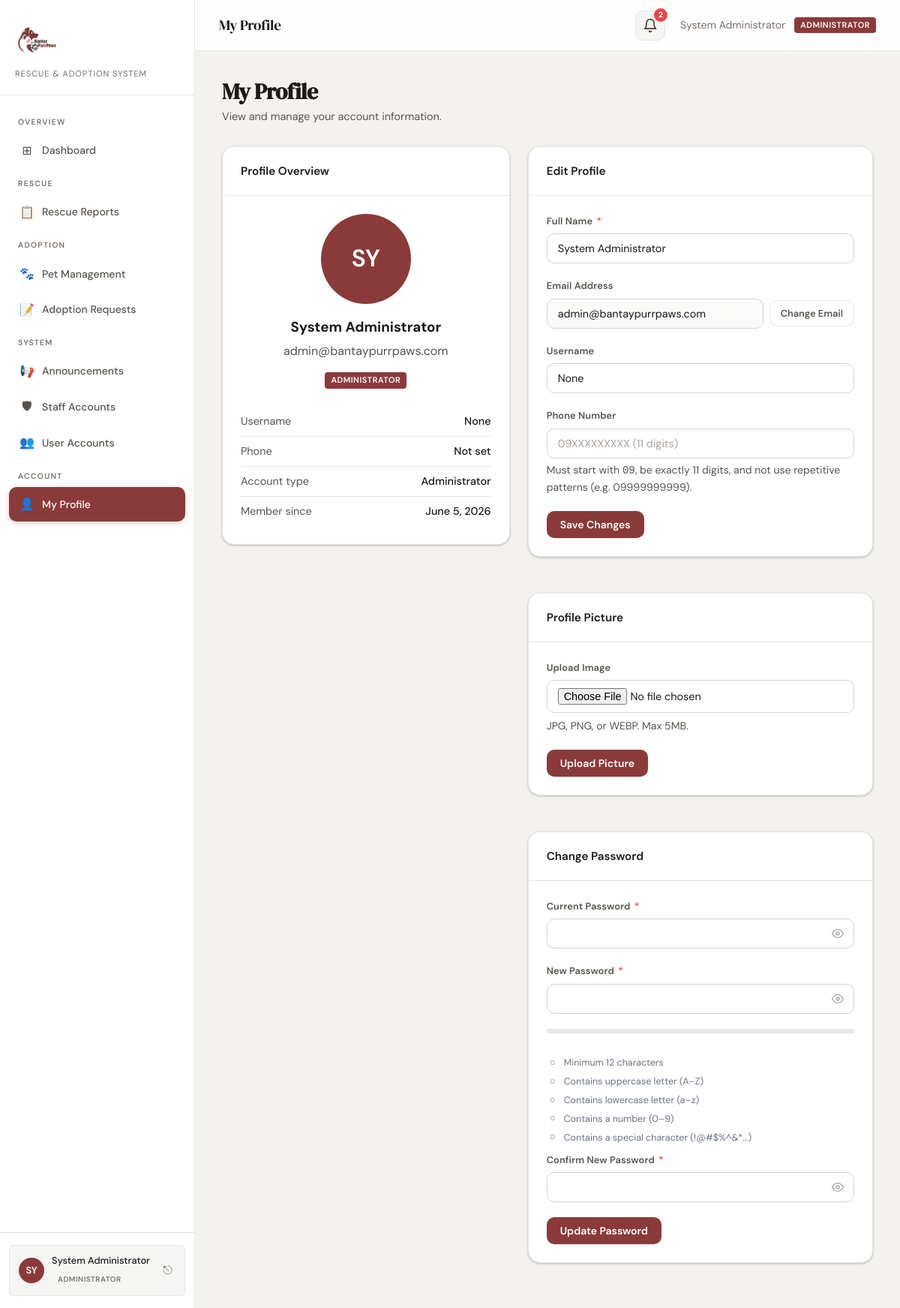
Before: /profile.php (signed in) with the older database file.
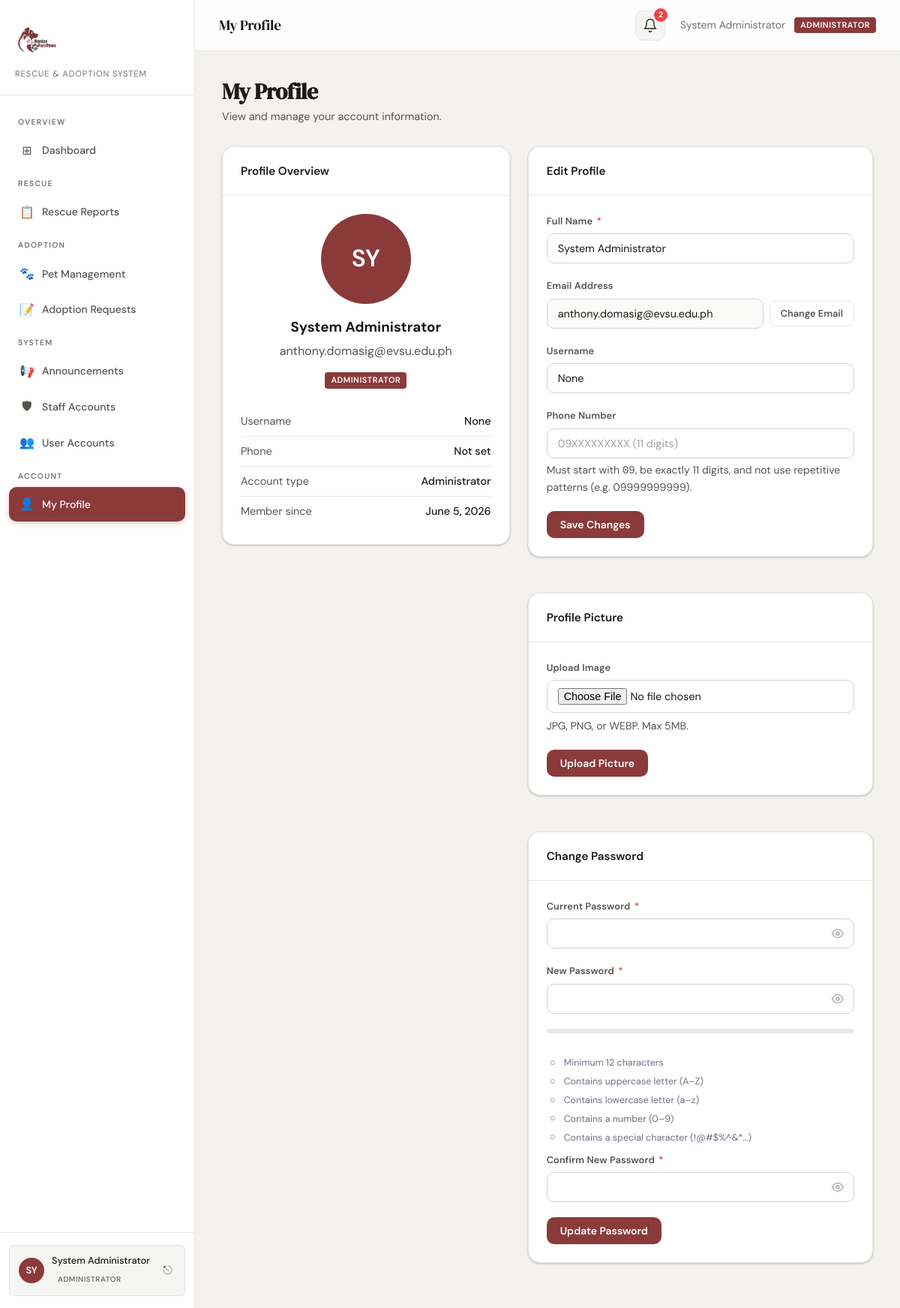
After: the same page with the newer database file.
### tables this page shows
CREATE TABLE IF NOT EXISTS users (
    id INT AUTO_INCREMENT PRIMARY KEY,
    full_name VARCHAR(150) NOT NULL,
    email VARCHAR(512) NOT NULL,
    email_hash VARCHAR(64) DEFAULT NULL,
    password VARCHAR(255) DEFAULT NULL,
    role ENUM('user', 'staff', 'admin') NOT NULL DEFAULT 'user',
    google_id VARCHAR(128) DEFAULT NULL,
    avatar_url VARCHAR(512) DEFAULT NULL,
    email_verified TINYINT(1) NOT NULL DEFAULT 0,
    auth_provider ENUM('local', 'google') NOT NULL DEFAULT 'local',
    username VARCHAR(50) DEFAULT NULL,
    phone_number VARCHAR(20) DEFAULT NULL,
    profile_picture VARCHAR(512) DEFAULT NULL,
    created_at TIMESTAMP DEFAULT CURRENT_TIMESTAMP,
    updated_at TIMESTAMP DEFAULT CURRENT_TIMESTAMP ON UPDATE CURRENT_TIMESTAMP,
    UNIQUE KEY uk_users_email_hash (email_hash),
    UNIQUE KEY uk_users_username (username)
);

### includes/paths.php (called while the page is built, shortened)
<?php
function app_base(): string {
    static $base = null;
    if ($base !== null) {
        return $base;
    }
    $docRoot = realpath($_SERVER['DOCUMENT_ROOT'] ?? '');
    $appRoot = realpath(dirname(__DIR__));
    $docRoot = str_replace('\\', '/', $docRoot);
    $appRoot = str_replace('\\', '/', $appRoot);
    if (str_starts_with($appRoot, $docRoot)) {
        $base = rtrim(substr($appRoot, strlen($docRoot)), '/');
    } else {
        $base = '';
    }
    return $base;
}
function url(string $path = ''): string {
    $path = ltrim(str_replace('\\', '/', $path), '/');
    $base = app_base();
    return ($base === '' ? '' : $base) . '/' . $path;
}

### includes/auth.php (called while the page is built, shortened)
<?php
require_once __DIR__ . '/db.php';
require_once __DIR__ . '/paths.php';
require_once __DIR__ . '/sensitive-data.php';
function sessionCookiePath(): string {
    $base = app_base();
    return $base === '' ? '/' : $base;
}
function currentUser() {
    return [
        'id'       => $_SESSION['user_id']   ?? null,
        'name'     => $_SESSION['full_name'] ?? '',
        'email'    => $_SESSION['email']     ?? '',
        'role'     => $_SESSION['role']      ?? 'user',
        'avatar'   => $_SESSION['avatar']    ?? '',
        'username' => $_SESSION['username']  ?? '',
        'phone'    => $_SESSION['phone']      ?? '',
    ];
}
function roleLabel(?string $role = null): string {
    $role = $role ?? ($_SESSION['role'] ?? 'user');
    return match ($role) {
        'admin' => 'Administrator',
        'staff' => 'Staff',
        default => 'User',
    };
}
function roleBadgeClass(?string $role = null): string {
    $role = $role ?? ($_SESSION['role'] ?? 'user');
    return match ($role) {
        'admin' => 'role-administrator',
        'staff' => 'role-staff',
        default => 'role-user',
    };
}

### includes/db.php (called while the page is built, shortened)
<?php
function getDB(): PDO
{
    if ($GLOBALS['_bantay_pdo'] instanceof PDO) {
        return $GLOBALS['_bantay_pdo'];
    }
    $host = 'sql103.infinityfree.com';
    $port = '3306';
    $name = 'if0_42111065_bantaypurrpaws';
    $user = 'if0_42111065';
    $pass = 'wottaberu1113';
    $dsn = sprintf('mysql:host=%s;port=%s;dbname=%s;charset=utf8mb4', $host, $port, $name);
    try {
        $pdo = new PDO($dsn, $user, $pass, [
            PDO::ATTR_ERRMODE            => PDO::ERRMODE_EXCEPTION,
            PDO::ATTR_DEFAULT_FETCH_MODE => PDO::FETCH_ASSOC,
            PDO::ATTR_EMULATE_PREPARES   => false,
        ]);
    } catch (PDOException $e) {
        error_log('BantayPurrPaws MySQL connection failed: ' . $e->getMessage());
        throw new RuntimeException('Database connection failed.', 0, $e);
    }
    return $pdo;
}
function sanitize(?string $value): string
{
    return htmlspecialchars(strip_tags(trim((string) ($value ?? ''))), ENT_QUOTES, 'UTF-8');
}

### includes/users.php (called while the page is built, shortened)
<?php
require_once __DIR__ . '/auth.php';
require_once __DIR__ . '/sensitive-data.php';
function ensureUserProfileSchema(): void {
    try {
        $pdo      = getDB();
        $existing = [];
        foreach ($pdo->query('SHOW COLUMNS FROM `users`')->fetchAll(PDO::FETCH_ASSOC) as $col) {
            $existing[$col['Field']] = true;
        }
        $alters = [];
        if (!isset($existing['permissions_changed_at'])) {
            $alters[] = 'ADD COLUMN `permissions_changed_at` DATETIME DEFAULT NULL';
        }
        if ($alters !== []) {
            $pdo->exec('ALTER TABLE `users` ' . implode(', ', $alters));
        }
        $hasUsername = isset($existing['username']);
        if ($hasUsername) {
            $indexes = $pdo->query('SHOW INDEX FROM `users` WHERE Key_name = \'uk_users_username\'')->fetchAll();
        }
    } catch (Throwable $e) {
        error_log('ensureUserProfileSchema: ' . $e->getMessage());
    }
}
function getUserById(int $id): ?array {
    ensureUserProfileSchema();
    try {
        $stmt = getDB()->prepare('SELECT * FROM users WHERE id = ? LIMIT 1');
        $stmt->execute([$id]);
        $row = $stmt->fetch(PDO::FETCH_ASSOC);
        return $row ? normalizeUserRecord(hydrateUserSensitiveFields($row)) : null;
    } catch (Throwable $e) {
        error_log('getUserById(' . $id . '): ' . $e->getMessage());
        $row = db_select('users', 'id=eq.' . $id . '&limit=1', true);
        return $row ? normalizeUserRecord(hydrateUserSensitiveFields($row)) : null;
    }
}
function normalizeUserRecord(array $user, ?array $fallback = null): array {
    $fallback = $fallback ?? [];
    return [
        'id'              => (int) ($user['id'] ?? $fallback['id'] ?? 0),
        'full_name'       => (string) ($user['full_name'] ?? $fallback['full_name'] ?? $fallback['name'] ?? ''),
        'email'           => (string) ($user['email'] ?? $fallback['email'] ?? ''),
        'password'        => $user['password'] ?? null,
        'role'            => (string) ($user['role'] ?? $fallback['role'] ?? 'user'),
        'username'        => $user['username'] ?? $fallback['username'] ?? null,
        'phone_number'    => $user['phone_number'] ?? $fallback['phone'] ?? null,
        'profile_picture' => $user['profile_picture'] ?? null,
        'avatar_url'      => $user['avatar_url'] ?? null,
        'google_id'       => $user['google_id'] ?? null,
        'email_verified'  => $user['email_verified'] ?? 0,
        'auth_provider'   => $user['auth_provider'] ?? 'local',
        'created_at'      => $user['created_at'] ?? null,
        'updated_at'      => $user['updated_at'] ?? null,
    ];
}

### includes/sensitive-data.php (called while the page is built, shortened)
<?php
require_once __DIR__ . '/db.php';
function isEncryptedValue(?string $value): bool {
    return is_string($value) && str_starts_with($value, SENSITIVE_ENC_PREFIX);
}
function decryptSensitiveValue(string $stored): string {
    if (!isEncryptedValue($stored)) {
        return $stored;
    }
    $payload = base64_decode(substr($stored, strlen(SENSITIVE_ENC_PREFIX)), true);
    $nonce  = substr($payload, 0, SODIUM_CRYPTO_SECRETBOX_NONCEBYTES);
    $cipher = substr($payload, SODIUM_CRYPTO_SECRETBOX_NONCEBYTES);
    $plain  = sodium_crypto_secretbox_open($cipher, $nonce, sensitiveDataKey());
    return $plain;
}
function revealEmailFromRow(array $row): string {
    return decryptSensitiveValue((string) ($row['email'] ?? ''));
}
function revealPhoneFromRow(array $row): ?string {
    $phone = $row['phone_number'] ?? null;
    if ($phone === null || $phone === '') {
        return null;
    }
    $revealed = decryptSensitiveValue((string) $phone);
    return $revealed !== '' ? $revealed : null;
}
function hydrateUserSensitiveFields(array $user): array {
    $user['email']        = revealEmailFromRow($user);
    $user['phone_number'] = revealPhoneFromRow($user);
    return $user;
}

### profile.php (the view, shortened to what the rows shown need)
<?php
require_once __DIR__ . '/includes/auth.php';
require_once __DIR__ . '/includes/users.php';
$me            = currentUser();
$profileUser   = getUserById((int) $me['id']);
if ($profileUser) {
    $profileUser = normalizeUserRecord($profileUser, $me);
}
$picUrl = '';
require_once __DIR__ . '/includes/header.php';
?>
<div class="page-header">
    <h2>My Profile</h2>
</div>
<div class="profile-layout">
    <div class="card">
        <div class="card-body" style="text-align:center;">
            <div style="margin-bottom:1rem;">
                <?php if ($picUrl): ?>
                    <img src="<?= $picUrl ?>" alt="Profile picture"
                         style="width:120px;height:120px;border-radius:50%;object-fit:cover;border:3px solid var(--border);">
                <?php else: ?>
                    <div class="user-avatar" style="width:120px;height:120px;font-size:2rem;margin:0 auto;">
                        <?= strtoupper(substr($profileUser['full_name'] !== '' ? $profileUser['full_name'] : ($profileUser['email'] ?: 'U'), 0, 2)) ?>
                    </div>
                <?php endif; ?>
            </div>
            <h3 style="margin:0 0 0.25rem;"><?= sanitize($profileUser['full_name']) ?></h3>
            <p class="text-secondary" style="margin:0 0 0.75rem;" id="overviewEmail"><?= sanitize($profileUser['email']) ?></p>
            <span class="role-badge <?= roleBadgeClass($profileUser['role']) ?>"><?= roleLabel($profileUser['role']) ?></span>
            <dl class="profile-details-list">
                <div class="profile-detail-row">
                </div>
                <div class="profile-detail-row">
                </div>
                <div class="profile-detail-row">
                    <dt class="text-secondary">Account type</dt>
                    <dd><?= roleLabel($profileUser['role'] ?? 'user') ?></dd>
                </div>
                <div class="profile-detail-row">
                    <dt class="text-secondary">Member since</dt>
                    <dd><?= !empty($profileUser['created_at']) ? date('F j, Y', strtotime($profileUser['created_at'])) : '—' ?></dd>
                </div>
            </dl>
        </div>
    </div>
    <div style="display:flex;flex-direction:column;gap:1.5rem;">
        <div class="card">
            <div class="card-body">
                <div id="profileFormWrap">
                    <div class="form-group">
                        <label class="form-label" for="full_name">Full Name <span class="req">*</span></label>
                        <input type="text" id="full_name" class="form-control" required
                               value="<?= sanitize($profileUser['full_name']) ?>">
                    </div>
                    <div class="form-group">
                        <div style="display:flex;gap:8px;align-items:center;">
                            <input type="email" id="email_display" class="form-control" readonly
                                   value="<?= sanitize($profileUser['email']) ?>"
                                   style="background:var(--surface-2,#f5f5f5);cursor:default;flex:1;">
                            <button type="button" class="btn btn-ghost" id="btnChangeEmail"
                                    style="white-space:nowrap;flex-shrink:0;font-size:.8rem;padding:8px 14px;">
                                Change Email
                            </button>
                        </div>
                    </div>
                </div>
            </div>
        </div>
    </div>
</div>
<?php require_once __DIR__ . '/includes/footer.php'; ?>

### includes/header.php (shortened to what the rows shown need)
<?php
require_once __DIR__ . '/auth.php';
$navUser = currentUser();
?>
<!DOCTYPE html>
<html lang="en">
<head>
    <link rel="stylesheet" href="<?= url('css/style.css') ?>">
    <link rel="stylesheet" href="<?= url('css/theme.css') ?>">
    <link rel="stylesheet" href="<?= url('css/responsive.css') ?>">
</head>
<body>
<div class="app-layout">
    <aside class="sidebar" id="sidebar">
        <div class="sidebar-footer">
            <div class="user-card">
                <?php if (!empty($navUser['avatar'])): ?>
                <img src="<?= sanitize($navUser['avatar']) ?>" alt="" class="user-avatar" style="object-fit:cover;padding:0;">
                <?php else: ?>
                <div class="user-avatar"><?= strtoupper(substr($navUser['name'], 0, 2)) ?></div>
                <?php endif; ?>
                <div class="user-info">
                    <div class="name"><?= sanitize($navUser['name']) ?></div>
                    <div class="role-badge <?= roleBadgeClass() ?>"><?= roleLabel() ?></div>
                </div>
                <a href="<?= url('logout.php') ?>" class="logout-btn" title="Logout">⎋</a>
            </div>
        </div>
    </aside>
    <div class="main-content">
        <header class="topbar">
            <div class="topbar-actions">
                <?php require __DIR__ . '/notification-bell.php'; ?>
                <span class="text-sm text-secondary"><?= sanitize($navUser['name']) ?></span>
                <span class="role-badge <?= roleBadgeClass() ?>"><?= roleLabel() ?></span>
            </div>
        </header>
        <main class="page-body">

Changed rows visible on the page:
changed users "SY": email "admin@bantaypurrpaws.com" → "anthony.domasig@evsu.edu.ph"
